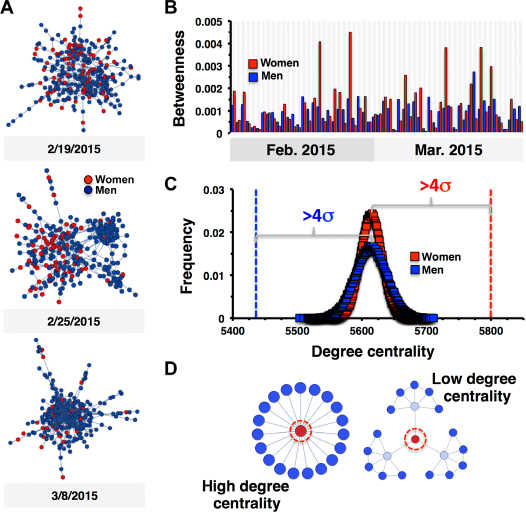
#> input picture assets/figures/original/img-000.png, 1051 x 1025 px, found by its file name (shown at 1/2 size)
$ python extract_paper_figures.py
#> lines starting #> are read from the running program, lines starting #| are printed output that depends on the picture
from __future__ import annotations

import shutil
import subprocess
from pathlib import Path

from PIL import Image, ImageChops


ROOT = Path("/Users/pfuchs/mimuw/tgs/pres2")
PAPER_PDF = ROOT / "materials" / "womens-connectivity-extreme-networks.pdf"
WORK_DIR = ROOT / "build" / "pdfimages"
ORIGINAL_DIR = ROOT / "assets" / "figures" / "original"
PROCESSED_DIR = ROOT / "assets" / "figures" / "processed"


# pdfimages extracts the three main figure composites in stable order:
# img-000 = Figure 1, img-001 = Figure 2, img-002 = Figure 3.
FIGURE_MAP: dict[str, dict[str, tuple[float, float, float, float]]] = {
    "img-000.png": {
        "1A.png": (0.00, 0.00, 0.29, 0.995),
        "1B.png": (0.33, 0.00, 0.995, 0.30),
        "1C.png": (0.33, 0.33, 0.995, 0.69),
        "1D-left.png": (0.34, 0.70, 0.64, 0.995),
        "1D-right.png": (0.69, 0.70, 0.995, 0.995),
    },
    "img-001.png": {
        "2A.png": (0.00, 0.00, 0.21, 0.995),
        "2B.png": (0.24, 0.00, 0.63, 0.33),
        "2C.png": (0.24, 0.32, 0.63, 0.66),
        "2D.png": (0.24, 0.64, 0.63, 0.995),
        "2E.png": (0.64, 0.00, 0.995, 0.75),
    },
    "img-002.png": {
        "3A.png": (0.00, 0.00, 0.50, 0.995),
        "3B.png": (0.50, 0.00, 0.995, 0.995),
    },
}


def ensure_embedded_images() -> None:
    WORK_DIR.mkdir(parents=True, exist_ok=True)
    for old in WORK_DIR.glob("img-*.png"):
        old.unlink()
    subprocess.run(
        ["pdfimages", "-png", str(PAPER_PDF), str(WORK_DIR / "img")],
        check=True,
    )
#> (this line was passed over: subprocess is not available in this run)


def trim_near_white(image: Image.Image, threshold: int = 245, padding: int = 10) -> Image.Image:
    rgb = image.convert("RGB")
    bg = Image.new("RGB", rgb.size, (255, 255, 255))
    diff = ImageChops.difference(rgb, bg)
    diff = diff.point(lambda px: 255 if px > (255 - threshold) else 0)
    bbox = diff.getbbox()
    if bbox is None:
        return image

    left = max(0, bbox[0] - padding)
    top = max(0, bbox[1] - padding)
    right = min(rgb.width, bbox[2] + padding)
    bottom = min(rgb.height, bbox[3] + padding)
    return image.crop((left, top, right, bottom))


def crop_fraction(image: Image.Image, box: tuple[float, float, float, float]) -> Image.Image:
    width, height = image.size
    left = int(width * box[0])
    top = int(height * box[1])
    right = int(width * box[2])
    bottom = int(height * box[3])
    return image.crop((left, top, right, bottom))


def write_outputs() -> None:
    ORIGINAL_DIR.mkdir(parents=True, exist_ok=True)
    PROCESSED_DIR.mkdir(parents=True, exist_ok=True)

    for composite_name, outputs in FIGURE_MAP.items():
        source_path = WORK_DIR / composite_name
        if not source_path.exists():
            raise FileNotFoundError(f"Missing extracted composite: {source_path}")

        shutil.copy2(source_path, ORIGINAL_DIR / composite_name)
        with Image.open(source_path) as source_image:
#> source_image is the input picture: PIL image 1051x1025 RGB; mean R, G, B 226.8, 225.1, 230.5
            for output_name, box in outputs.items():
                cropped = crop_fraction(source_image, box)
                trimmed = trim_near_white(cropped)
                trimmed.save(PROCESSED_DIR / output_name, optimize=True)
                print(f"wrote {output_name}: {trimmed.width}x{trimmed.height}")
#> this loop made 5 passes
#> bbox in trim_near_white on passes 1, 3, 4, 5: (0, 0, 290, 1014), (0, 16, 699, 369), (48, 0, 315, 302), (1, 0, 308, 244)
#> pass 1, in write_outputs, `cropped = crop_fraction(source_image, box)`:
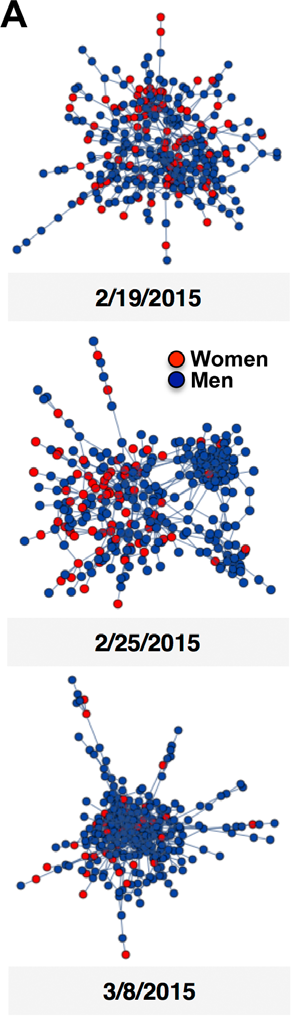
#> cropped: PIL image 304x1019 RGB; mean R, G, B 221.7, 222.2, 229.5
#> pass 1, in trim_near_white, `diff = ImageChops.difference(rgb, bg)`:
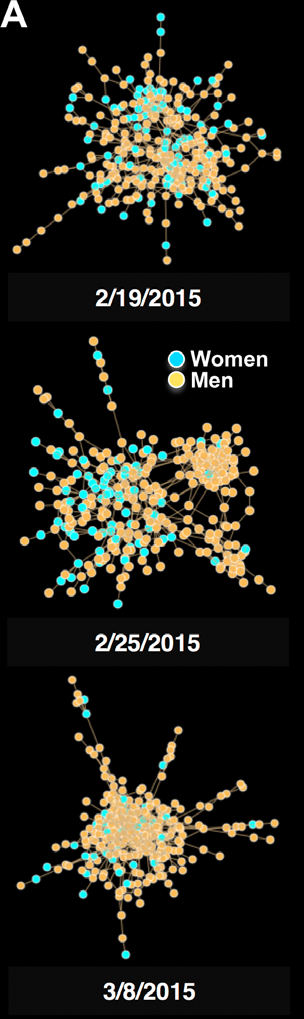
#> diff: PIL image 304x1019 RGB; mean R, G, B 33.3, 32.8, 25.5
#> pass 1, in trim_near_white, `diff = diff.point(lambda px: 255 if px > (255 - threshold) else 0)`:
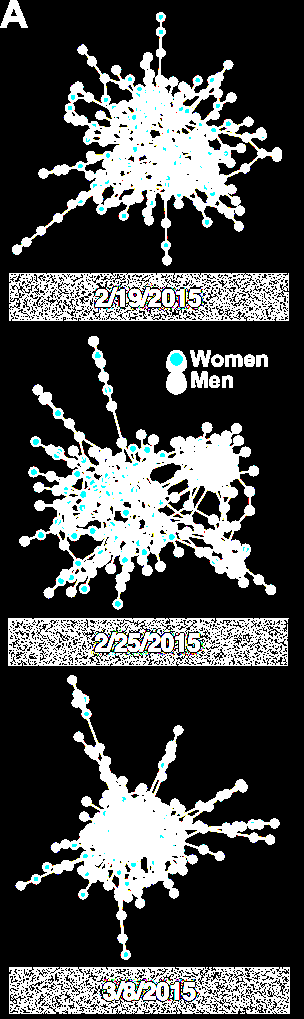
#> diff: PIL image 304x1019 RGB; mean R, G, B 70.1, 71.5, 71.2
#> after the loop:
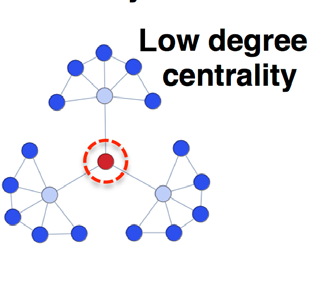
#> cropped: PIL image 320x302 RGB; mean R, G, B 238.2, 238.5, 243.5
#> after the loop:
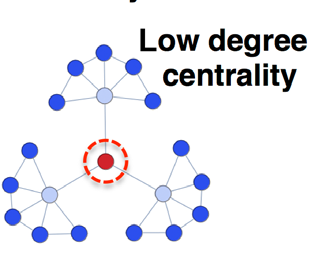
#> trimmed: PIL image 318x254 RGB; mean R, G, B 234.9, 235.2, 241.3


def main() -> None:
    ensure_embedded_images()
    write_outputs()


if __name__ == "__main__":
#> (the run stopped early here; a loop or call above may not have finished)
